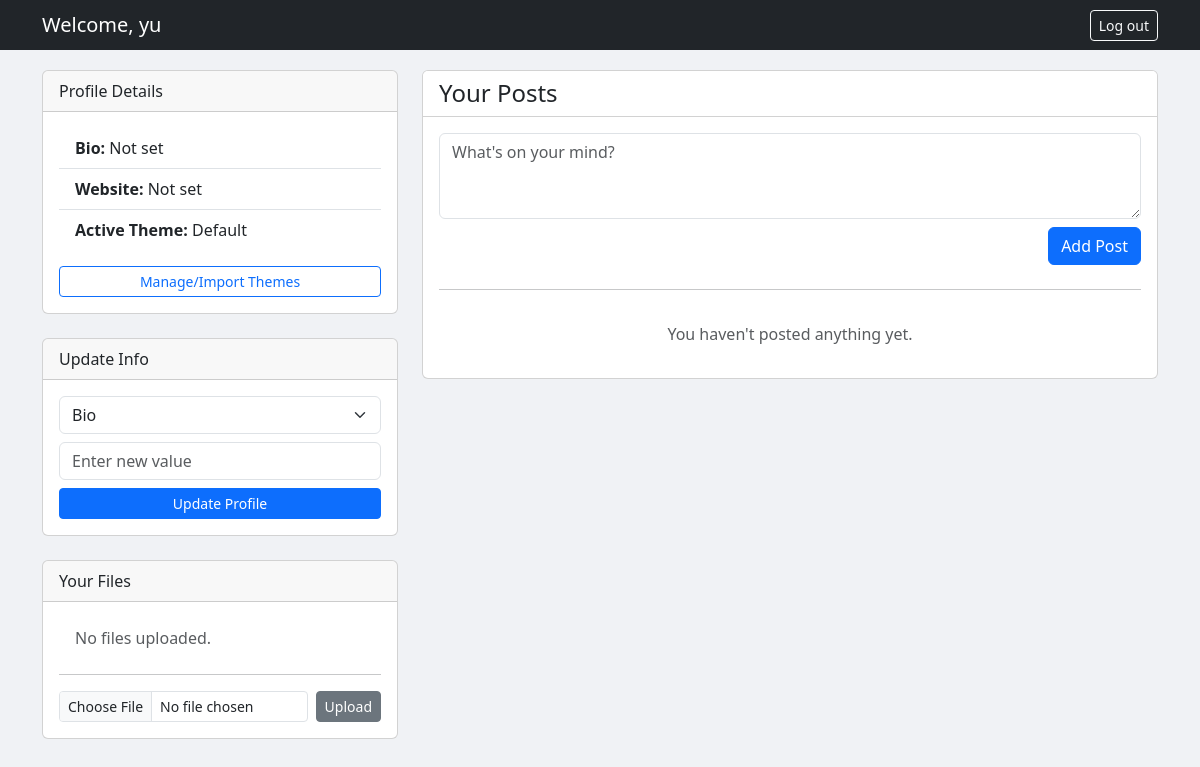
/profile/yu (signed in), run on an earlier commit of the app's database.
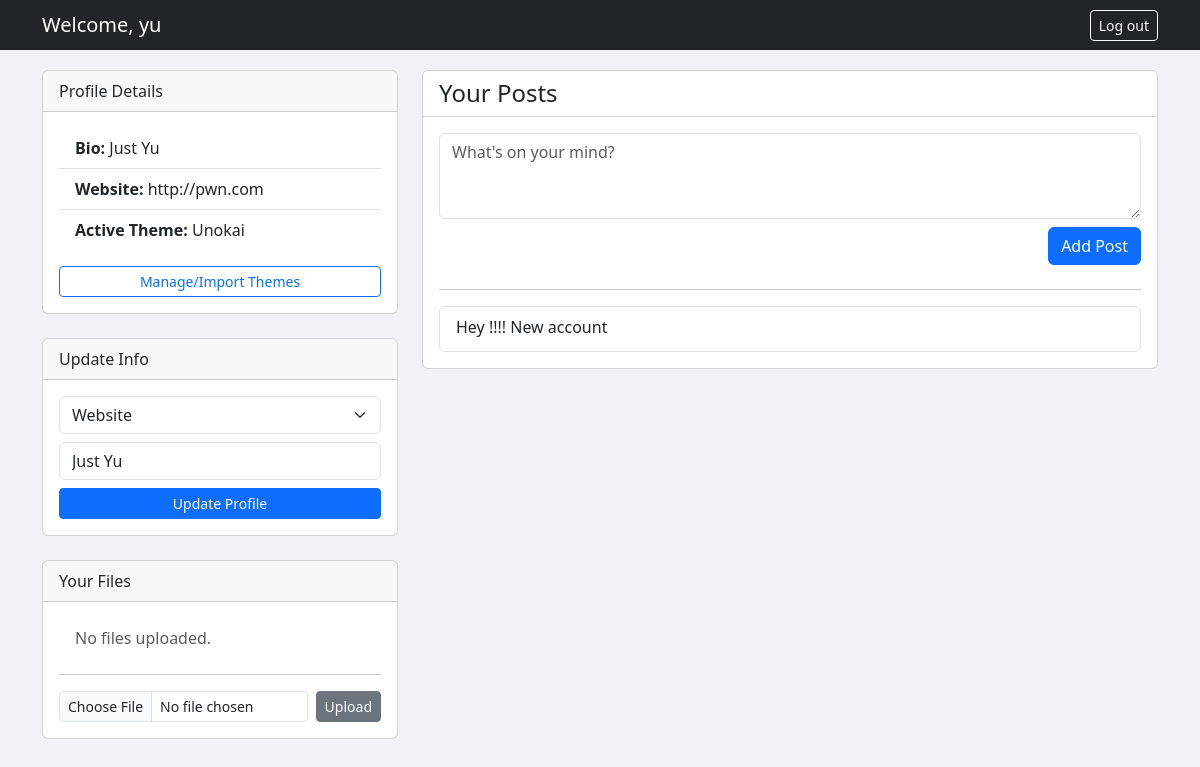
And on a later commit of the database.
### tables this page shows
CREATE TABLE profiles (
        username TEXT PRIMARY KEY,
        bio TEXT,
        website TEXT,
        theme_id INTEGER,
        FOREIGN KEY(username) REFERENCES users(username),
        FOREIGN KEY(theme_id) REFERENCES themes(id)
    );

CREATE TABLE themes (
        id INTEGER PRIMARY KEY AUTOINCREMENT,
        name TEXT UNIQUE,
        owner TEXT,
        color TEXT,
        font TEXT,
        data BLOB,
        FOREIGN KEY(owner) REFERENCES users(username)
    );

CREATE TABLE posts (
        id INTEGER PRIMARY KEY AUTOINCREMENT,
        username TEXT,
        content TEXT,
        FOREIGN KEY(username) REFERENCES users(username)
    );

### app.py (the view, shortened to what this page needs)
@app.route("/profile/<username>", methods=["GET", "POST"])
def profile(username):
    if not session.get("username"):
        flash("Access denied")
        return redirect(url_for("index"))
    profile_data = get_profile(username)
    theme = get_user_theme_obj(username) or {"color": "#eee", "font": "Arial"}
    posts = get_posts_for_user(username)
    user_dir = get_user_home_dir(username)
    files = os.listdir(user_dir) if os.path.exists(user_dir) else []
    themes = list_themes_for_user_or_public(username)
    return render_template(
        "profile.html",
        username=username,
        profile=profile_data,
        posts=posts,
        files=files,
        theme=theme,
        themes=themes,
    )

### db.py (called while the page is built)
def get_db():
    conn = sqlite3.connect(DBNAME)
    conn.row_factory = sqlite3.Row
    return conn

def get_posts_for_user(username):
    db = get_db()
    cursor = db.cursor()
    cursor.execute("SELECT content FROM posts WHERE username = ?", (username,))
    posts = cursor.fetchall()
    db.close()
    return [row["content"] for row in posts]

def get_profile(username):
    db = get_db()
    cursor = db.cursor()
    cursor.execute("SELECT * FROM profiles WHERE username = ?", (username,))
    row = cursor.fetchone()
    db.close()
    return row

def list_themes_for_user_or_public(owner):
    db = get_db()
    cursor = db.cursor()
    cursor.execute("SELECT * FROM themes WHERE owner=? OR owner IS NULL", (owner,))
    themes = cursor.fetchall()
    db.close()
    return themes

def get_user_theme_obj(username):
    db = get_db()
    cursor = db.cursor()
    cursor.execute(
        """SELECT themes.* FROM profiles
           JOIN themes ON profiles.theme_id = themes.id
           WHERE profiles.username=?""",
        (username,),
    )
    row = cursor.fetchone()
    db.close()
    if not row or not row["data"]:
        return None
    theme_obj = safe_unpickle(row["data"])
    theme_obj["name"] = row["name"]
    return theme_obj

### utils.py (called while the page is built)
def get_user_home_dir(username):
    base_dir = "uploads"
    safe_username = re.sub(r"[^a-zA-Z0-9_-]", "", username)
    user_dir = os.path.join(base_dir, safe_username)
    abs_user_dir = os.path.abspath(user_dir)
    abs_base_dir = os.path.abspath(base_dir)
    if not abs_user_dir.startswith(abs_base_dir):
        return abs_base_dir
    return abs_user_dir

def safe_unpickle(data):
    fileobj = data if hasattr(data, "read") else io.BytesIO(data)
    return SUnpickler(fileobj).load()

### templates/profile.html (shortened to what this page needs)
<!doctype html>
<html lang="en">
<head>
  <link href="https://cdn.jsdelivr.net/npm/bootstrap@5.3.0/dist/css/bootstrap.min.css" rel="stylesheet">
</head>
<body>
  <nav class="navbar navbar-dark bg-dark">
    <div class="container">
      <span class="navbar-brand mb-0 h1">Welcome, {{ username }}</span>
      <a href="/" class="btn btn-outline-light btn-sm">Log out</a>
    </div>
  </nav>
  <div class="container">
    <div class="row">
      <div class="col-md-4 mb-4">
        <div class="card mb-4">
          <div class="card-header">Profile Details</div>
          <div class="card-body">
            <ul class="list-group list-group-flush mb-3">
                <li class="list-group-item"><strong>Bio:</strong> {{ profile['bio'] if profile else "Not set" }}</li>
                <li class="list-group-item"><strong>Website:</strong> {{ profile['website'] if profile else "Not set" }}</li>
                <li class="list-group-item"><strong>Active Theme:</strong> {{ theme['name'] if theme and theme['name'] else "Default" }}</li>
            </ul>
            <a href="{{ url_for('theme') }}" class="btn btn-outline-primary btn-sm w-100">Manage/Import Themes</a>
          </div>
        </div>
        <div class="card mb-4">
          <div class="card-header">Update Info</div>
          <div class="card-body">
            <form method="post" action="">
                <div class="input-group mb-2">
                    <select name="field" class="form-select">
                        <option value="bio" {% if profile and profile['bio'] %}selected{% endif %}>Bio</option>
                        <option value="website" {% if profile and profile['website'] %}selected{% endif %}>Website</option>
                    </select>
                </div>
                <div class="mb-2">
                    <input name="value" class="form-control" placeholder="Enter new value" value="{% if profile and profile['bio'] %}{{ profile['bio'] }}{% endif %}">
                </div>
                <button type="submit" class="btn btn-primary btn-sm w-100">Update Profile</button>
            </form>
          </div>
        </div>
        <div class="card">
            <div class="card-header">Your Files</div>
            <div class="card-body">
                <ul class="list-group list-group-flush mb-3">
                    {% if not files %}
                        <li class="list-group-item text-muted">No files uploaded.</li>
                    {% endif %}
                </ul>
                <hr>
                <form method="post" enctype="multipart/form-data" action="/upload" class="d-flex gap-2">
                    <input type="file" name="file" class="form-control form-control-sm">
                    <button type="submit" class="btn btn-secondary btn-sm">Upload</button>
                </form>
            </div>
        </div>
      </div>
      <div class="col-md-8">
        <div class="card">
            <div class="card-header bg-white d-flex justify-content-between align-items-center">
                <h4 class="mb-0">Your Posts</h4>
            </div>
            <div class="card-body">
                <form method="post" action="/add_post" class="mb-4">
                    <div class="mb-2">
                        <textarea name="content" class="form-control" rows="3" placeholder="What's on your mind?"></textarea>
                    </div>
                    <div class="text-end">
                        <button type="submit" class="btn btn-primary">Add Post</button>
                    </div>
                </form>
                <hr>
                <div class="list-group">
                    {% for post in posts %}
                      <div class="list-group-item list-group-item-action">
                        <p class="mb-1">{{ post }}</p>
                      </div>
                    {% endfor %}
                    {% if not posts %}
                        <p class="text-center text-muted mt-3">You haven't posted anything yet.</p>
                    {% endif %}
                </div>
            </div>
        </div>
      </div>
    </div>
  </div>
</body>
</html>

### templates/profile.html (style rules this page uses)
body { background-color: #f0f2f5; }
.navbar { margin-bottom: 20px; }

What changed in the data, as far as the page shows it:
added profiles: bio "Just Yu", website "http://pwn.com", field "Website", value "Just Yu"
added themes: name "Unokai"
added posts: content "Hey !!!! New account"
Also different on the page:
{{ profile['bio'] if profile else "Not set" }}: "Not set" → (not shown)
{{ profile['website'] if profile else "Not set" }}: "Not set" → (not shown)
{{ theme['name'] if theme and theme['name'] else "Default" }}: "Default" → (not shown)
form field field: "Bio" → (not shown)
text no longer shown: "You haven't posted anything yet."
